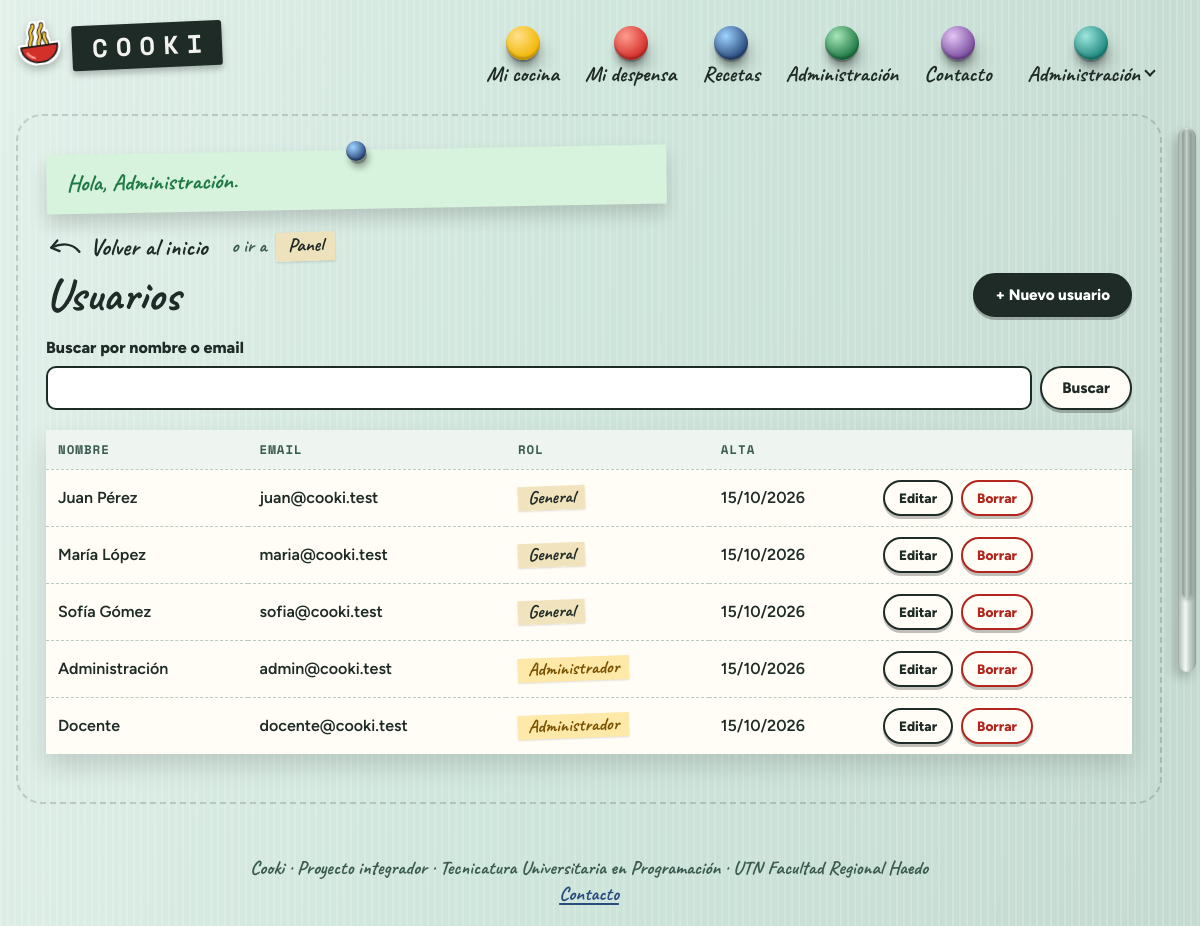
Screenshot of /admin/usuarios.php (signed in) with the database file from the repository.
### tables this page shows
CREATE TABLE usuario (
    id               INT UNSIGNED AUTO_INCREMENT PRIMARY KEY,
    email            VARCHAR(190) NOT NULL UNIQUE,
    nombre           VARCHAR(80)  NOT NULL,
    hash_contrasena  VARCHAR(255) NOT NULL,           
    rol              ENUM('general','admin') NOT NULL DEFAULT 'general',
    color            VARCHAR(10)  NOT NULL DEFAULT 'verde',   
    disposicion      VARCHAR(12)  NOT NULL DEFAULT 'normal',  
    volumen          TINYINT UNSIGNED NOT NULL DEFAULT 50,    
    creado_en        DATETIME     NOT NULL DEFAULT CURRENT_TIMESTAMP
);

### src/Sesion.php (called while the page is built, shortened)
<?php
final class Sesion
{
    public static function usuario(): ?array
    {
        return $_SESSION['usuario'] ?? null;
    }
    public static function volumen(): int
    {
        return (int) (self::usuario()['volumen'] ?? 50);
    }
    public static function disposicion(): string
    {
        return (string) (self::usuario()['disposicion'] ?? 'normal');
    }
    public static function color(): string
    {
        $usuario = self::usuario();
        if ($usuario !== null) {
            return (string) ($usuario['color'] ?? 'verde');
        }
        $color = (string) ($_COOKIE[self::COOKIE_COLOR] ?? '');
        return isset(UsuarioRepositorio::COLORES[$color]) ? $color : 'verde';
    }
    public static function avisos(): array
    {
        $avisos = $_SESSION['avisos'] ?? [];
        return $avisos;
    }
}

### src/Repositorios/UsuarioRepositorio.php (called while the page is built, shortened)
<?php
final class UsuarioRepositorio
{
    public function listar(string $texto = ''): array
    {
        $consulta = $this->db->prepare(
            'SELECT id, nombre, email, rol, creado_en FROM usuario
             WHERE nombre LIKE :texto1 OR email LIKE :texto2
             ORDER BY rol, nombre'
        );
        $consulta->execute(['texto1' => "%{$texto}%", 'texto2' => "%{$texto}%"]);
        return $consulta->fetchAll();
    }
}

### src/bootstrap.php (called while the page is built, shortened)
<?php
spl_autoload_register(function (string $clase): void {
    $prefijo = 'Cooki\\';
    $relativa = str_replace('\\', '/', substr($clase, strlen($prefijo)));
    $archivo = __DIR__ . '/' . $relativa . '.php';
});
require_once __DIR__ . '/ayudas.php';

### src/Config.php (called while the page is built, shortened)
<?php
final class Config
{
    private static array $valores = [];
    public static function get(string $clave, string $porDefecto = ''): string
    {
        $env = getenv($clave);
        if ($env !== false && $env !== '') {
            return $env;
        }
        return self::$valores[$clave] ?? $porDefecto;
    }
}

### src/Db.php (called while the page is built, shortened)
<?php
final class Db
{
    private static ?PDO $pdo = null;
    public static function conexion(): PDO
    {
        if (self::$pdo === null) {
            $dsn = sprintf(
                'mysql:host=%s;port=%s;dbname=%s;charset=utf8mb4',
                Config::get('DB_HOST', '127.0.0.1'),
                Config::get('DB_PORT', '3306'),
                Config::get('DB_NAME', 'cooki')
            );
            self::$pdo = new PDO($dsn, Config::get('DB_USER', 'root'), Config::get('DB_PASS'), [
                PDO::ATTR_ERRMODE => PDO::ERRMODE_EXCEPTION,
                PDO::ATTR_DEFAULT_FETCH_MODE => PDO::FETCH_ASSOC,
                PDO::ATTR_EMULATE_PREPARES => false,
            ]);
        }
        return self::$pdo;
    }
}

### src/Dominio/Paginacion.php (called while the page is built, shortened)
<?php
final class Paginacion
{
    public readonly int $pagina;
    public function __construct(public readonly int $total, public readonly int $porPagina, int $pedida)
    {
        $this->paginas = max(1, (int) ceil($total / max(1, $porPagina)));
        $this->pagina = max(1, min($this->paginas, $pedida));
    }
    public function desde(): int
    {
        return ($this->pagina - 1) * $this->porPagina;
    }
    public function cortar(array $elementos): array
    {
        return array_slice($elementos, $this->desde(), $this->porPagina);
    }
}

### public/admin/usuarios.php (the view, shortened to what this page needs)
<?php
require dirname(__DIR__, 2) . '/src/bootstrap.php';
$repo = new UsuarioRepositorio(Db::conexion());
$roles = [Sesion::ROL_GENERAL => 'General', Sesion::ROL_ADMIN => 'Administrador'];
$errores = [];
$form = null;
$busqueda = trim((string) ($_GET['q'] ?? ''));
$usuarios = $form === null ? $repo->listar($busqueda) : [];
$paginacion = new Paginacion(count($usuarios), 20, (int) ($_GET['pagina'] ?? 1));
require parcial('encabezado');
?>
<?php if ($form !== null) : ?>
  <?= enlaceVolver('admin/usuarios.php', 'Volver a Usuarios', [], true) ?>
  <section class="tarjeta tarjeta--angosta">
    <h1><?= $form['id'] ? 'Editar usuario' : 'Nuevo usuario' ?></h1>
    <form class="formulario" method="post">
      <?= Sesion::campoCsrf() ?>
      <input type="hidden" name="accion" value="guardar">
      <input type="hidden" name="id" value="<?= e($form['id']) ?>">
      <div class="campo">
        <label for="nombre">Nombre</label>
        <input id="nombre" name="nombre" type="text" required maxlength="80" value="<?= e($form['nombre']) ?>">
        <?php if (isset($errores['nombre'])) : ?><p class="error-campo"><?= e($errores['nombre']) ?></p><?php endif; ?>
      </div>
      <div class="campo">
        <label for="email">Email</label>
        <input id="email" name="email" type="email" required maxlength="190" value="<?= e($form['email']) ?>">
        <?php if (isset($errores['email'])) : ?><p class="error-campo"><?= e($errores['email']) ?></p><?php endif; ?>
      </div>
      <div class="campo">
        <label for="rol">Rol</label>
        <select id="rol" name="rol">
          <?php foreach ($roles as $valor => $texto) : ?>
            <option value="<?= e($valor) ?>"<?= $form['rol'] === $valor ? ' selected' : '' ?>><?= e($texto) ?></option>
          <?php endforeach; ?>
        </select>
        <?php if (isset($errores['rol'])) : ?><p class="error-campo"><?= e($errores['rol']) ?></p><?php endif; ?>
      </div>
      <div class="campo">
        <label for="contrasena"><?= $form['id'] ? 'Nueva contraseña (opcional)' : 'Contraseña' ?></label>
        <input id="contrasena" name="contrasena" type="password" autocomplete="new-password"<?= $form['id'] ? '' : ' required' ?>>
        <small><?= $form['id'] ? 'Dejala vacía para no cambiarla. ' : '' ?>Al menos 8 caracteres, con letras y números.</small>
        <?php if (isset($errores['contrasena'])) : ?><p class="error-campo"><?= e($errores['contrasena']) ?></p><?php endif; ?>
      </div>
      <div class="acciones">
        <button class="boton" type="submit">Guardar</button>
        <a class="boton boton--secundario" href="<?= e(url('admin/usuarios.php')) ?>">Cancelar</a>
      </div>
    </form>
  </section>
<?php else : ?>
  <?= enlaceVolver('admin/index.php', 'Volver al panel', [['admin/index.php', 'Panel']]) ?>
  <div class="encabezado-pagina">
    <h1>Usuarios</h1>
    <a class="boton" href="<?= e(url('admin/usuarios.php?nuevo')) ?>">+ Nuevo usuario</a>
  </div>
  <form class="buscador" method="get" role="search">
    <div class="campo">
      <label for="q">Buscar por nombre o email</label>
      <input id="q" name="q" type="search" value="<?= e($busqueda) ?>">
    </div>
    <button class="boton boton--secundario" type="submit">Buscar</button>
  </form>
  <?php if ($usuarios === []) : ?>
    <p class="vacio">No hay usuarios que coincidan con “<?= e($busqueda) ?>”.</p>
  <?php else : ?>
    <div class="tabla-contenedor">
      <table>
        <thead><tr><th>Nombre</th><th>Email</th><th>Rol</th><th>Alta</th><th><span class="solo-lectores">Acciones</span></th></tr></thead>
        <tbody>
        <?php foreach ($paginacion->cortar($usuarios) as $u) : ?>
          <tr>
            <td><?= e($u['nombre']) ?></td>
            <td><?= e($u['email']) ?></td>
            <td><span class="etiqueta<?= $u['rol'] === Sesion::ROL_ADMIN ? ' etiqueta--alerta' : '' ?>"><?= e($roles[$u['rol']]) ?></span></td>
            <td><?= e(date('d/m/Y', strtotime($u['creado_en']))) ?></td>
            <td>
              <div class="acciones">
                <a class="boton boton--secundario boton--chico" href="<?= e(url('admin/usuarios.php?editar=' . $u['id'])) ?>">Editar</a>
                <form method="post" data-confirmar="¿Borrar la cuenta de <?= e($u['nombre']) ?>? Se borra también su despensa.">
                  <button class="boton boton--peligro boton--chico" type="submit">Borrar</button>
                </form>
              </div>
            </td>
          </tr>
        <?php endforeach; ?>
        </tbody>
      </table>
    </div>
  <?php endif; ?>
<?php endif; ?>

### src/Vistas/encabezado.php (shortened to what this page needs)
<?php
$usuario = Sesion::usuario();
$avisos = Sesion::avisos();
$actual = basename((string) ($_SERVER['SCRIPT_NAME'] ?? ''));
$carpeta = basename(dirname((string) ($_SERVER['SCRIPT_NAME'] ?? '')));
$marcar = function (string $ruta) use ($actual, $carpeta): string {
    $partes = explode('/', $ruta);
    $archivo = end($partes);
    $dir = count($partes) > 1 ? $partes[0] : '';
    $mismaCarpeta = $dir === '' ? !in_array($carpeta, ['app', 'admin'], true) : $carpeta === $dir;
    return $mismaCarpeta && $archivo === $actual ? ' aria-current="page"' : '';
};
if ($usuario !== null) {
    $menu = [['app/index.php', 'Mi cocina'], ['app/despensa.php', 'Mi despensa'], ['app/recetas.php', 'Recetas']];
    if ($usuario['rol'] === Sesion::ROL_ADMIN) {
        $menu[] = ['admin/index.php', 'Administración'];
    }
    $menu[] = ['contacto.php', 'Contacto'];
} else {
    $menu = [
        ['index.php', 'Inicio'], ['nosotros.php', 'Nosotros'], ['contacto.php', 'Contacto'],
        ['login.php', 'Ingresar'], ['registro.php', 'Crear cuenta'],
    ];
}
$imanesColor = function (): void {
    foreach (UsuarioRepositorio::COLORES as $clave => $nombre) : ?>
                  <button class="colores__iman colores__iman--<?= e($clave) ?>" type="submit" name="color" value="<?= e($clave) ?>"
                          title="<?= e($nombre) ?>" aria-pressed="<?= Sesion::color() === $clave ? 'true' : 'false' ?>">
                    <span class="solo-lectores"><?= e($nombre) ?></span>
                  </button>
    <?php endforeach;
};
?>
<!doctype html>
<html lang="es-AR" data-color="<?= e(Sesion::color()) ?>" data-disposicion="<?= e(Sesion::disposicion()) ?>"<?= $usuario ? ' data-volumen="' . e(Sesion::volumen()) . '"' : '' ?>>
<head>
  <link rel="stylesheet" href="<?= e(recurso('css/estilos.css')) ?>">
</head>
<body>
<header class="barra">
  <div class="barra__interior">
    <a class="marca" href="<?= e(url($usuario ? 'app/index.php' : 'index.php')) ?>">
      <img class="marca__dibujo" src="<?= e(url('img/ingredientes/fideos.svg')) ?>" alt="" width="46" height="46">
      <span class="marca__rotulo">
        <?php foreach (mb_str_split('Cooki') as $i => $letra) : ?><span class="marca__letra" style="--i: <?= $i ?>" aria-hidden="true"><?= e($letra) ?></span><?php endforeach; ?>
      </span>
      <span class="marca__vapor" aria-hidden="true"><i></i><i></i><i></i></span>
    </a>
    <nav id="menu-principal" class="menu" aria-label="Principal">
      <ul<?= $usuario === null ? ' class="menu__invitado"' : '' ?>>
        <?php foreach ($menu as [$ruta, $texto]) : ?>
          <li><a href="<?= e(url($ruta)) ?>"<?= $marcar($ruta) ?>><?= e($texto) ?></a></li>
        <?php endforeach; ?>
      </ul>
      <div class="menu__cuenta">
        <?php if ($usuario !== null) : ?>
          <details class="cuenta">
            <summary class="cuenta__resumen">
              <span class="cuenta__nombre"><?= e(explode(' ', $usuario['nombre'])[0]) ?><span class="cuenta__flecha" aria-hidden="true"></span></span>
            </summary>
          </details>
        <?php else : ?>
          <details class="cuenta cuenta--ajustes">
            <summary class="cuenta__resumen cuenta__resumen--ajustes">
              <span class="cuenta__nombre">Ajustes<span class="cuenta__flecha" aria-hidden="true"></span></span>
            </summary>
            <div class="cuenta__panel">
              <form class="preferencias" method="post" action="<?= e(url('app/preferencias.php')) ?>">
                <?= Sesion::campoCsrf() ?>
                <input type="hidden" name="volver" value="<?= e((string) ($_SERVER['REQUEST_URI'] ?? '')) ?>">
                <fieldset class="colores">
                  <legend>Color de la heladera</legend>
                  <?php $imanesColor(); ?>
                </fieldset>
              </form>
              <button class="iman-sonido" type="button" aria-pressed="false" hidden>
                <span class="iman-sonido__texto">Sonidos</span>
              </button>
              <label class="volumen" hidden>
                <span class="volumen__texto">Volumen</span>
                <input class="volumen__barra" type="range" min="0" max="100" step="5" value="50">
                <output class="volumen__valor">50</output>
              </label>
              <p class="cuenta__nota">Con una cuenta, el color queda guardado en todos tus dispositivos.</p>
            </div>
          </details>
        <?php endif; ?>
      </div>
    </nav>
  </div>
</header>
<main class="contenido" id="contenido">
<?php foreach ($avisos as $aviso) : ?>
  <p class="aviso aviso--<?= e($aviso['tipo']) ?>" role="<?= $aviso['tipo'] === 'error' ? 'alert' : 'status' ?>"><?= e($aviso['mensaje']) ?></p>
<?php endforeach; ?>

### rows the page displays
usuario: nombre "Administración", email "admin@cooki.test", rol "Administrador", creado_en "15/10/2026"
usuario: nombre "Juan Pérez", email "juan@cooki.test", rol "General", creado_en "15/10/2026"
usuario: nombre "María López", email "maria@cooki.test", rol "General", creado_en "15/10/2026"
usuario: nombre "Sofía Gómez", email "sofia@cooki.test", rol "General", creado_en "15/10/2026"
usuario: nombre "Docente", email "docente@cooki.test", rol "Administrador", creado_en "15/10/2026"

### other values shown
$letra "C"
$letra "O"
$letra "K"
$letra "I"
$texto "Mi cocina"
$texto "Mi despensa"
$texto "Recetas"
$texto "Administración"
$texto "Contacto"
$aviso['mensaje'] "Hola, Administración."
$anterior !== null ? textoVolver($anterior['nombre']) : $texto "Volver al inicio"
$textoAtajo "Panel"
